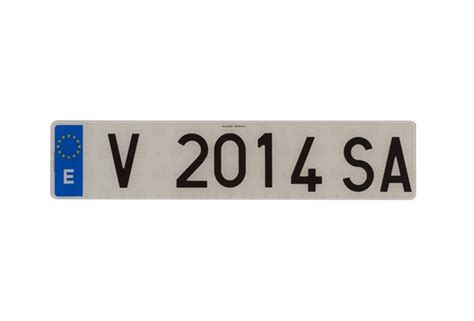
#> input picture IA/Programacion_IA/2_Trimestre/OpenCV/Color/imagenes/matricula.jpg, 474 x 321 px, found by its file name
$ jupyter execute componentes-conectados15-02.ipynb
#> lines starting #> are read from the running program, lines starting #| are printed output that depends on the picture; after the words box and inside, x2 and y2 are one past the last pixel; in counts of white or black regions, pixels touching at a corner belong together
[cell 1]
import pathlib
path=str(pathlib.Path().resolve().parent)+"/imagenes/"

[cell 2]
import cv2 as cv
from matplotlib import pyplot as plt

img = cv.imread(path+"matricula.jpg")
#> img is the input picture: shape (321, 474, 3); mean B, G, R 233.1, 233.4, 234
img = cv.cvtColor(img,cv.COLOR_BGR2RGB)
gray = cv.cvtColor(img,cv.COLOR_RGB2GRAY)
fig,ax = plt.subplots(1,2)
ax[0].imshow(img)
ax[1].imshow(gray,cmap="gray")
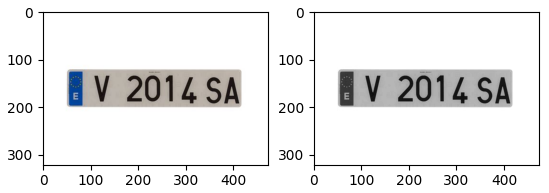
#> figure drawn by matplotlib, 2 panels

La idea es que cada letra/número lo detecte independientemente

[cell 3]
blur = cv.GaussianBlur(gray,(7,7),sigmaX=0,sigmaY=0)
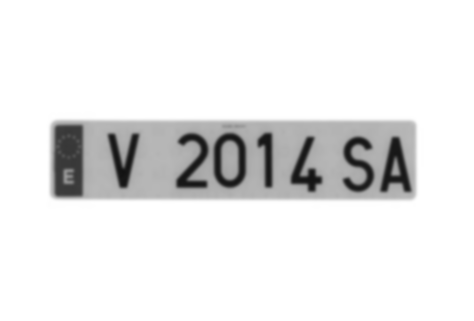
#> blur: shape (321, 474); min 18, max 255, mean 233.6
_,th = cv.threshold(blur,127,255,cv.THRESH_BINARY_INV)
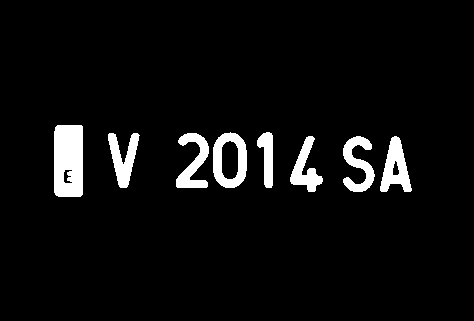
#> th: shape (321, 474); 5.3% white; 8 white regions, largest, box (x1, y1, x2, y2) and area: (54, 125, 83, 197) 2010, (213, 132, 247, 188) 1068, (380, 136, 412, 192) 975
plt.imshow(th,cmap="gray")

[cell 4]
# CONECIVIDAD PUEDE SER 4 O 8 DEPENDIENDO DE LOS LADOS
# OCHO AÑADE LAS ESQUINAS TMN
from cv2 import CV_32S
import numpy as np

analisis = cv.connectedComponentsWithStats(th,connectivity=4,ltype=CV_32S)

total,labels_ids,values,centroide = analisis
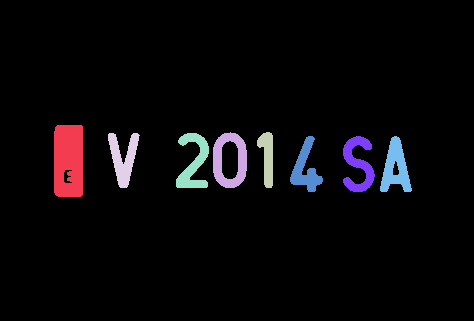
#> labels_ids: shape (321, 474) int32; 9 distinct labels, from 0 to 8; one colour per label, 0 black
#> total = 9; values = [[0, 0, 474, 321, 144050], [54, 125, 29, 72, 2010], [213, 132, 34, 56, 1068], [257, 132, 16, 56, 568], [108, 133, 32, 55, 882], [176, 133, 33, 55, 900], [290, 136, 33, 56, 803], [343, 136, 32, 56, 898], [380, 136, 32, 56, 975]]; centroide = [[237.5, 159.9], [68.13, 160], [229.4, 159.9], [267, 157], [123, 158.2], [193, 162], [305.3, 168.4], [357.9, 163.8], [395.2, 167.2]]
salida = np.zeros(gray.shape,dtype="uint8")
cp = img.copy()

for i in range(1,total):
    area = values[1,cv.CC_STAT_AREA]
    x1 = values[1,cv.CC_STAT_LEFT]
    y1 = values[1,cv.CC_STAT_TOP]
    w = values[1,cv.CC_STAT_WIDTH]
    h = values[1,cv.CC_STAT_HEIGHT]
